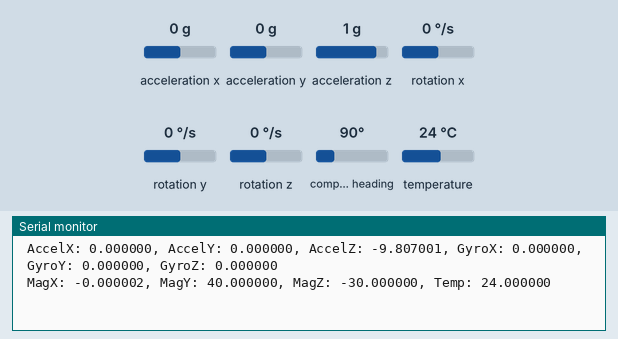
Simulated run of this sketch. Board: Arduino Uno, built with avr-gcc and run on an emulated ATmega328P. Shown: the last lines printed to the serial monitor. The test bench sets the inputs (shaded band); at power-on: acceleration x 0 g, acceleration y 0 g, acceleration z 1 g, rotation x 0 °/s, rotation y 0 °/s, rotation z 0 °/s, compass heading 90°, temperature 24 °C.

Above: at 1.2 s.
1.3 s: acceleration x set to -1.4 g
At 2.5 s:
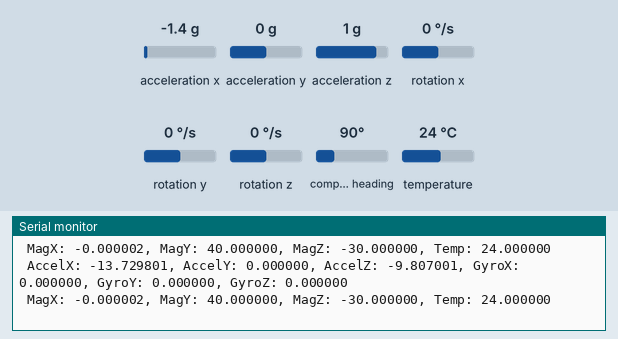
3.6 s: acceleration y set to -1.4 g
At 4.6 s:
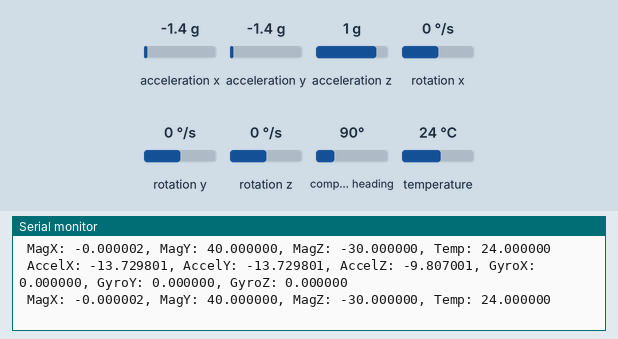
5.9 s: acceleration z set to -1.4 g
At 6.7 s:
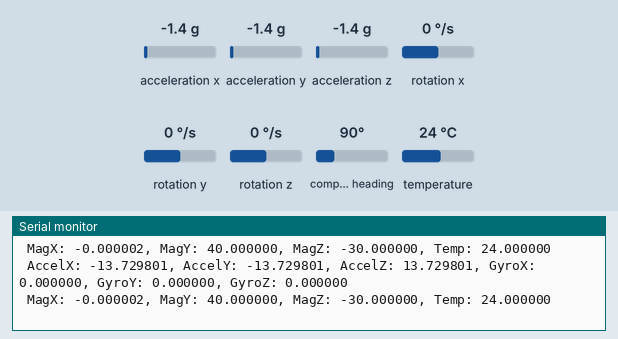
8.2 s: rotation x set to -192 °/s
At 10.4 s:
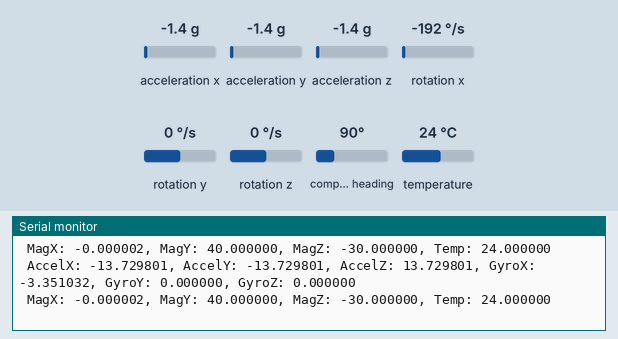
10.5 s: rotation y set to -192 °/s
At 13.1 s:
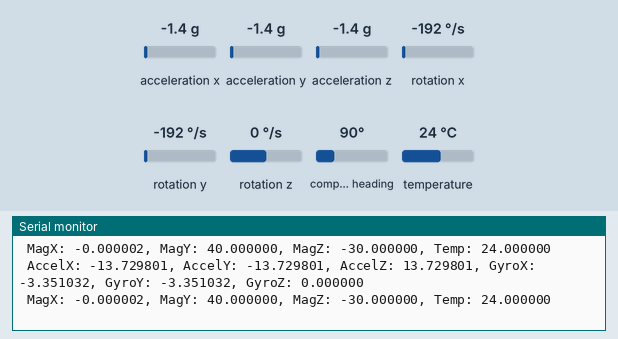

The sketch:

IoT11-mpu9250.ino
```cpp
// (licence header left out)
#include "MPU9250.h"

// an MPU9250 object with the MPU-9250 sensor on I2C bus 0 with address 0x68
MPU9250 IMU(Wire,0x68);
int status;

void setup() {
  // serial to display data
  Serial.begin(115200);
  while(!Serial) {}

  // start communication with IMU
  status = IMU.begin();
  if (status < 0) {
    Serial.println("IMU initialization unsuccessful");
    Serial.println("Check IMU wiring or try cycling power");
    Serial.print("Status: ");
    Serial.println(status);
    while(1) {}
  }
  // setting the accelerometer full scale range to +/-8G
  IMU.setAccelRange(MPU9250::ACCEL_RANGE_8G);
  // setting the gyroscope full scale range to +/-500 deg/s
  IMU.setGyroRange(MPU9250::GYRO_RANGE_500DPS);
  // setting DLPF bandwidth to 20 Hz
  IMU.setDlpfBandwidth(MPU9250::DLPF_BANDWIDTH_20HZ);
  // setting SRD to 19 for a 50 Hz update rate
  IMU.setSrd(19);
}

void loop() {
  // read the sensor
  IMU.readSensor();

  // display the data
  Serial.print("\n AccelX: ");
  Serial.print(IMU.getAccelX_mss(),6);
  Serial.print(", AccelY: ");
  Serial.print(IMU.getAccelY_mss(),6);
  Serial.print(", AccelZ: ");
  Serial.print(IMU.getAccelZ_mss(),6);
  Serial.print(", GyroX: ");
  Serial.print(IMU.getGyroX_rads(),6);
  Serial.print(", GyroY: ");
  Serial.print(IMU.getGyroY_rads(),6);
  Serial.print(", GyroZ: ");
  Serial.print(IMU.getGyroZ_rads(),6);
  Serial.print("\n MagX: ");
  Serial.print(IMU.getMagX_uT(),6);
  Serial.print(", MagY: ");
  Serial.print(IMU.getMagY_uT(),6);
  Serial.print(", MagZ: ");
  Serial.print(IMU.getMagZ_uT(),6);
  Serial.print(", Temp: ");
  Serial.println(IMU.getTemperature_C(),6);
  delay(2000);
}
```

Measured:
- after the input at 1.3 s, the serial monitor: prints a new line after 0.72 s (image 1)
- after the input at 3.6 s, the serial monitor: prints a new line after 0.44 s (image 2)
- after the input at 5.9 s, the serial monitor: prints a new line after 0.16 s (image 3)
- after the input at 8.2 s, the serial monitor: prints a new line after 1.9 s (image 4)
- after the input at 10.5 s, the serial monitor: prints a new line after 1.6 s (image 5)
